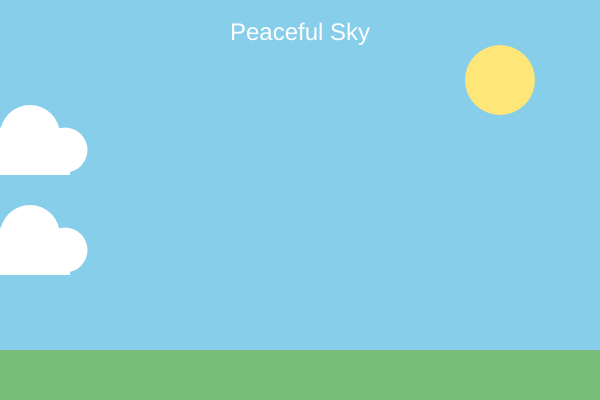
Frame 1 (no input)
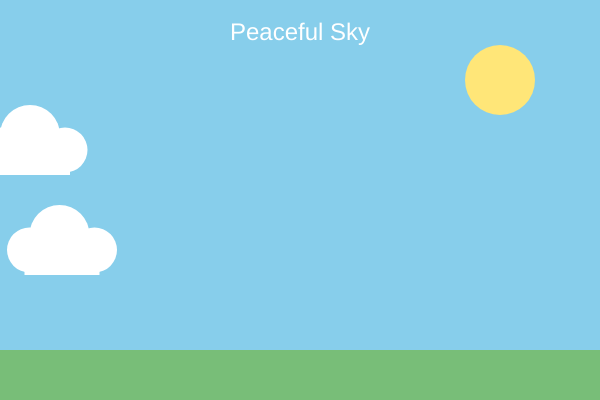
Frame 60 (no input)
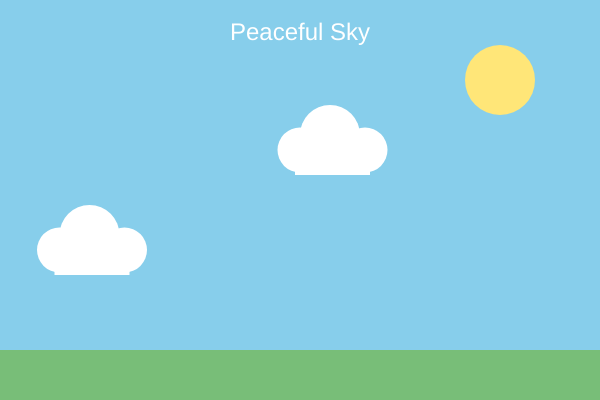
Frame 120 (the mouse pressed at the canvas centre since frame 60)

The p5.js sketch that drew these frames (run headless with seeded random() and noise() and a simulated clock; from frame 60 on, the mouse is pressed at the canvas centre):

// p5.js sketch
// ── sketch.js
/*
  First Name, Last Initial: [Jayden, Galarza]
  Title: Peaceful Sky

  Theme:
  My semester theme is peace. I chose to explore peace through
  calming natural scenes. This sketch shows a peaceful blue sky
  with clouds. The clouds slowly move across the sky, and the
  user can click the mouse to create more clouds and make the
  scene feel more peaceful.

  Instructions:
  Move the mouse to control the main cloud.
  Click the mouse to add a peaceful cloud.
*/

let cloudX = 150;
let cloudSpeed = 1;
let cloudCount = 0;

function setup() {
  createCanvas(600, 400);
}

function draw() {
  // Blue peaceful sky
  background(135, 206, 235);

  // Sun
  fill(255, 230, 120);
  noStroke();
  circle(500, 80, 70);

  // Main cloud follows the mouse
  cloudX = mouseX;

  drawCloud(cloudX, 150);

  // Moving background cloud
  drawCloud((cloudCount * 0.5) % width, 250);

  // Ground
  fill(120, 190, 120);
  rect(0, 350, width, 50);

  // Incrementing value over time
  cloudCount = cloudCount + cloudSpeed;

  // Title
  fill(255);
  textSize(24);
  textAlign(CENTER);
  text("Peaceful Sky", width / 2, 40);
}

function drawCloud(x, y) {
  fill(255);
  noStroke();

  circle(x, y, 45);
  circle(x + 30, y - 15, 60);
  circle(x + 65, y, 45);
  rect(x - 5, y, 75, 25);
}

function mousePressed() {
  // Clicking adds a small cloud at the mouse position
  drawCloud(mouseX, mouseY);
}
